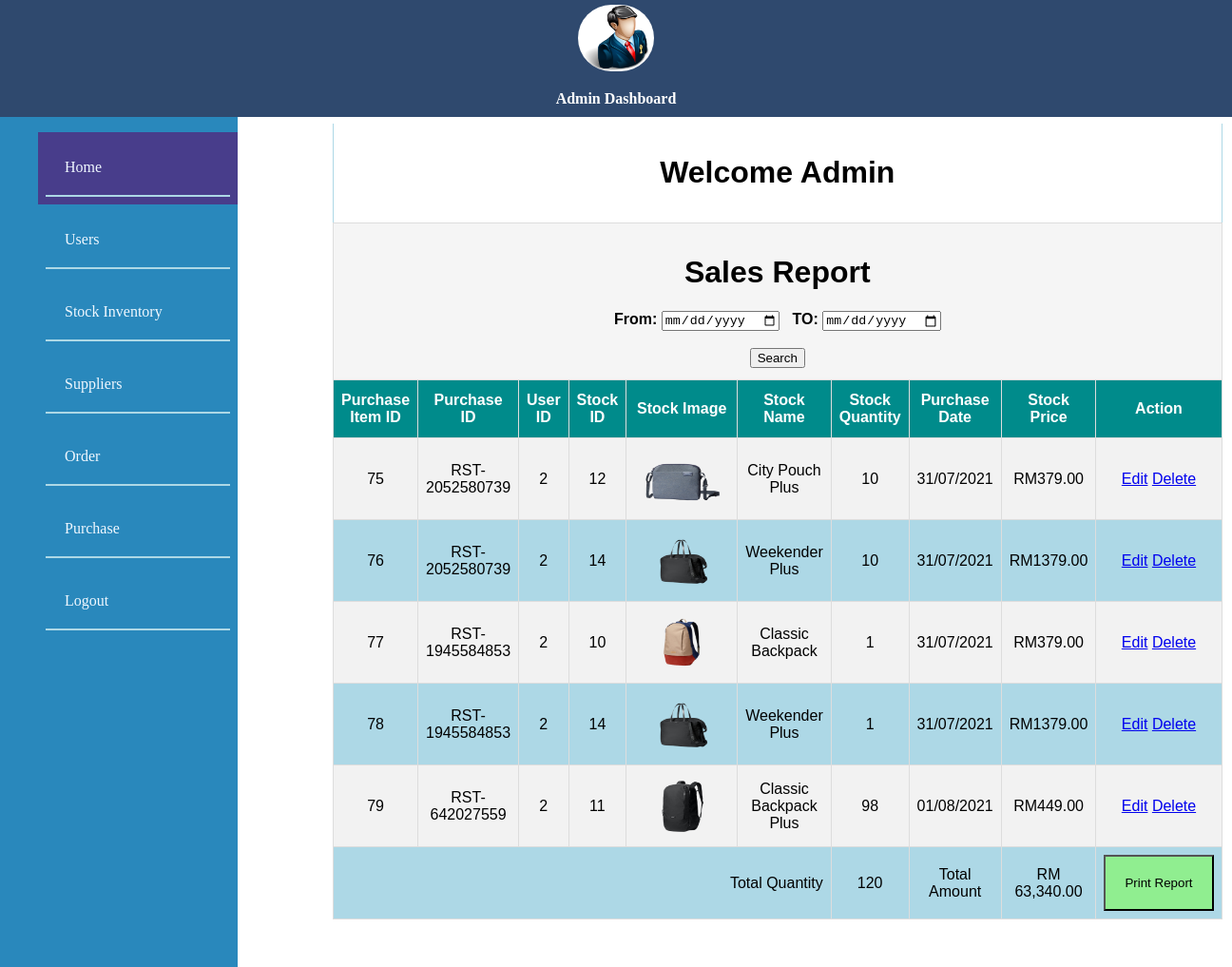
/admin.php (signed in), run on the app's committed database.
### tables this page shows
CREATE TABLE `purchase_item` (
  `purchase_item_id` int(11) NOT NULL,
  `purchase_id` varchar(100) NOT NULL,
  `id` int(11) NOT NULL,
  `stock_id` int(11) NOT NULL,
  `stock_img` varchar(200) NOT NULL,
  `stock_name` varchar(100) NOT NULL,
  `stock_quantity` int(11) NOT NULL,
  `stock_price` varchar(100) NOT NULL,
  `purchase_date` date NOT NULL
);

### admin.php (the view, shortened to what this page needs)
<?php include('server.php') ?>
<?php
  $total=0;
  $total_quantity=0;
?>
<!DOCTYPE html>
<html>
<head>
	<link rel="stylesheet" type="text/css" href="asset/css/style.css?<?php echo date('l jS \of F Y h:i:s A'); ?>">
	</head>
<body>
<div id="header">
	<center><img src="asset/img/admin.png" alt = "admin" id="adminlogo" width="80px" height="70px"><br> <p style="font-family:verdana;  font-weight: bolder;color: white;">Admin Dashboard</p></center>
	</div>
<div class="sidebar">
	<ul style="color: whitesmoke;">
		<a class="active" href="admin.php" style="text-decoration: none; color: aliceblue;"><li>Home</li></a>
		<a href="users.php" style="text-decoration: none; color: aliceblue;"><li>Users</li></a>
		<a href="inventory.php" style="text-decoration: none; color: aliceblue;"><li>Stock Inventory</li></a>
		<a href="suppliers.php" style="text-decoration: none; color: aliceblue;"><li>Suppliers</li></a>
		<a href="order.php" style="text-decoration: none; color: aliceblue;"><li>Order</li></a>
		<a  href="purchase.php" style="text-decoration: none; color: aliceblue;"><li>Purchase</li></a>
		<a onclick="if (!confirm('Are you sure you want to logout?')) return false;" href="admin.php?logout='1'" style="text-decoration: none; color: aliceblue;"><li>Logout</li></a>
	</ul>
	</div>
<table style="margin-top: 130px;" id="user">
	<th style="background-color: white; border: none;" colspan="10"><h1 style="color:black; text-align: center;">Welcome Admin</h1></th>
	<tr>
		<th style="background-color: whitesmoke; color:black;" colspan="10">
	<h1>Sales Report</h1>
<form action="" method="POST">
<label>From: </label><input type="Date" name="purchase_date1">&nbsp;&nbsp;
<label>TO: </label><input type="Date" name="purchase_date2"><br><br>
<input type="submit" name="search" value="Search">
</form>
		</th>
	</tr>
<tr>
<th>Purchase Item ID</th>
<th>Purchase ID</th>
<th>User ID</th>
<th>Stock ID</th>
<th>Stock Image</th>
<th>Stock Name</th>
<th>Stock Quantity</th>
<th>Purchase Date</th>
<th>Stock Price</th>
<th>Action</th>
</tr>
<?php
try {
$sql = 'SELECT * from purchase_item';
$result = mysqli_query($db, $sql);
if (mysqli_num_rows($result) > 0) {
while($row = mysqli_fetch_assoc($result)) { ?>
<td>
<?php echo $row['purchase_item_id']; ?>
</td>
<td>
<?php echo $row['purchase_id']; ?>
</td>
<td>
<?php echo $row['id']; ?>
</td>
<td>
<?php echo $row['stock_id']; ?>
</td>
	<td>
<?php echo "<img width='100' height='60' src='asset/stockImg/".$row['stock_img']."'>"; ?>
</td>
<td>
<?php echo $row['stock_name']; ?>
</td>
<td>
<?php echo $row['stock_quantity']; ?>
</td>
<td>
<?php echo date("d/m/Y", strtotime($row['purchase_date'])); ?>
</td>
<td>
RM<?php echo $row['stock_price'];?>.00
</td>
<td>
	<a href="adminEdit.php?purchase_item_id=<?php echo $row['purchase_item_id']; ?>">Edit</a>
	<a onclick="if (!confirm('Are you sure you want to delete this Item?')) return false;" href="adminDelete.php?purchase_item_id=<?php echo $row['purchase_item_id']; ?>">Delete</a>
</td>
<?php
  $total = $total + ($row["stock_quantity"] * $row["stock_price"]);
  $total_quantity = $total_quantity + $row["stock_quantity"];
  ?>
<?php
}
}
} catch (Exception $e) {
	echo '<script>alert("Something Went Wrong")</script>';
}?>
    <tr>
    <td colspan="6" align="right">Total Quantity</td>
    <td colspan="1" align="center"><?php echo $total_quantity; ?></td>
    <td colspan="1" align="center">Total Amount</td>
    <td colspan="1" align="center">RM <?php echo number_format($total, 2); ?></td>
    <td><input style="background-color: lightgreen; padding: 20px;" name="payment" type="button" value="Print Report" onclick="window.print()"></td>
    </tr>
</table>
	</body>
</html>

### asset/css/style.css (style rules this page uses)
body { margin: 0px; border:0px; }
img { margin-top: 5px; }
h2,h1 { text-align: center; }
#header { width: 100%; overflow: hidden; height: 123px; background: #2f496e; color: black; position: fixed; top: 0; }
.sidebar { margin: 0; padding: 0; width: 250px; background: #2988bc; position: fixed; height: 100%; overflow: auto; top: 123px; }
.sidebar a { display: block; color: black; padding: 8px; text-decoration: none; }
.sidebar a.active { background-color: darkslateblue; color: white; }
#adminlogo { background: white; border-radius: 50px; }
ul li { padding: 20px; border-bottom: 2px solid lightblue; list-style-type: none; }
table { font-family: Arial, Helvetica, sans-serif; border-collapse: collapse; width: 70%; text-align: center; margin-top: 20px; margin-left:350px; background-color: lightblue; margin-bottom: 50px; }
table td,th { border: 1px solid #ddd; padding: 8px; }
table tr:nth-child(even) { background-color: #f2f2f2; }
table th { padding-top: 12px; padding-bottom: 12px; text-align: center; background-color:darkcyan; color: white; }

### data on the page
purchase_item: purchase_item_id "75", purchase "RST-2052580739", id "2", stock "12", stock_img (picture), stock_name "City Pouch Plus", stock_quantity "10", purchase_date "31/07/2021", stock_price "379"
purchase_item: purchase_item_id "76", purchase "RST-2052580739", id "2", stock "14", stock_img (picture), stock_name "Weekender Plus", stock_quantity "10", purchase_date "31/07/2021", stock_price "1379"
purchase_item: purchase_item_id "77", purchase "RST-1945584853", id "2", stock "10", stock_img (picture), stock_name "Classic Backpack", stock_quantity "1", purchase_date "31/07/2021", stock_price "379"
purchase_item: purchase_item_id "78", purchase "RST-1945584853", id "2", stock "14", stock_img (picture), stock_name "Weekender Plus", stock_quantity "1", purchase_date "31/07/2021", stock_price "1379"
purchase_item: purchase_item_id "79", purchase "RST-642027559", id "2", stock "11", stock_img (picture), stock_name "Classic Backpack Plus", stock_quantity "98", purchase_date "01/08/2021", stock_price "449"

### other printed values
$total_quantity "120"
$total "63,340.00"
